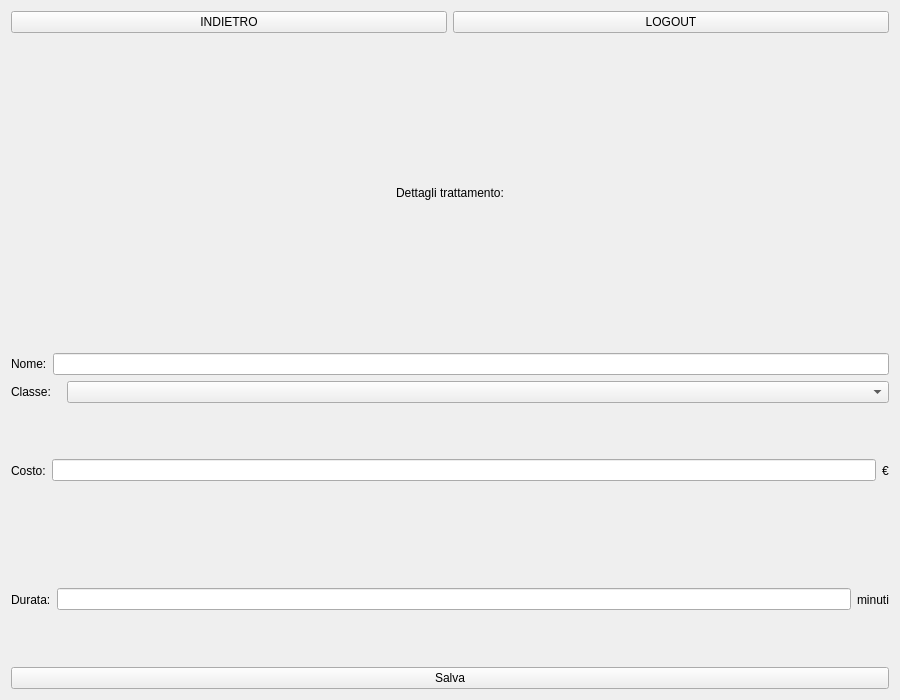
<?xml version="1.0" encoding="UTF-8"?>
<ui version="4.0">
 <class>Form</class>
 <widget class="QWidget" name="Form">
  <property name="geometry">
   <rect>
    <x>0</x>
    <y>0</y>
    <width>900</width>
    <height>700</height>
   </rect>
  </property>
  <property name="windowTitle">
   <string>Amministratore - modifica trattamento</string>
  </property>
  <layout class="QVBoxLayout" name="verticalLayout">
   <item>
    <layout class="QVBoxLayout" name="verticalLayoutPrincipale">
     <item>
      <layout class="QHBoxLayout" name="horizontalLayoutIndietroLogout">
       <item>
        <widget class="QPushButton" name="pushButtonIndietro">
         <property name="text">
          <string>INDIETRO</string>
         </property>
        </widget>
       </item>
       <item>
        <widget class="QPushButton" name="pushButtonLogout">
         <property name="text">
          <string>LOGOUT</string>
         </property>
        </widget>
       </item>
      </layout>
     </item>
     <item>
      <widget class="QLabel" name="labelDettagliTrattamento">
       <property name="font">
        <font>
         <pointsize>9</pointsize>
        </font>
       </property>
       <property name="text">
        <string>Dettagli trattamento:</string>
       </property>
       <property name="alignment">
        <set>Qt::AlignCenter</set>
       </property>
      </widget>
     </item>
     <item>
      <layout class="QVBoxLayout" name="verticalLayoutDatiTrattamento">
       <item>
        <layout class="QHBoxLayout" name="horizontalLayoutNome">
         <item>
          <widget class="QLabel" name="labelNome">
           <property name="text">
            <string>Nome:</string>
           </property>
          </widget>
         </item>
         <item>
          <widget class="QLineEdit" name="lineEditNome"/>
         </item>
        </layout>
       </item>
       <item>
        <layout class="QHBoxLayout" name="horizontalLayoutClasse">
         <item>
          <widget class="QLabel" name="labelClasse">
           <property name="maximumSize">
            <size>
             <width>50</width>
             <height>16777215</height>
            </size>
           </property>
           <property name="text">
            <string>Classe:</string>
           </property>
           <property name="alignment">
            <set>Qt::AlignLeading|Qt::AlignLeft|Qt::AlignVCenter</set>
           </property>
          </widget>
         </item>
         <item>
          <widget class="QComboBox" name="comboBoxClasse"/>
         </item>
        </layout>
       </item>
       <item>
        <layout class="QHBoxLayout" name="horizontalLayoutCosto">
         <item>
          <widget class="QLabel" name="labelCosto">
           <property name="text">
            <string>Costo:</string>
           </property>
          </widget>
         </item>
         <item>
          <widget class="QLineEdit" name="lineEditCosto"/>
         </item>
         <item>
          <widget class="QLabel" name="labelEuro">
           <property name="text">
            <string>€</string>
           </property>
          </widget>
         </item>
        </layout>
       </item>
       <item>
        <layout class="QHBoxLayout" name="horizontalLayoutDurata">
         <item>
          <widget class="QLabel" name="labelDurata">
           <property name="text">
            <string>Durata:</string>
           </property>
          </widget>
         </item>
         <item>
          <widget class="QLineEdit" name="lineEditDurata"/>
         </item>
         <item>
          <widget class="QLabel" name="labelMinuti">
           <property name="text">
            <string>minuti</string>
           </property>
          </widget>
         </item>
        </layout>
       </item>
      </layout>
     </item>
     <item>
      <widget class="QPushButton" name="pushButtonSalva">
       <property name="text">
        <string>Salva</string>
       </property>
      </widget>
     </item>
    </layout>
   </item>
  </layout>
 </widget>
 <resources/>
 <connections/>
</ui>
